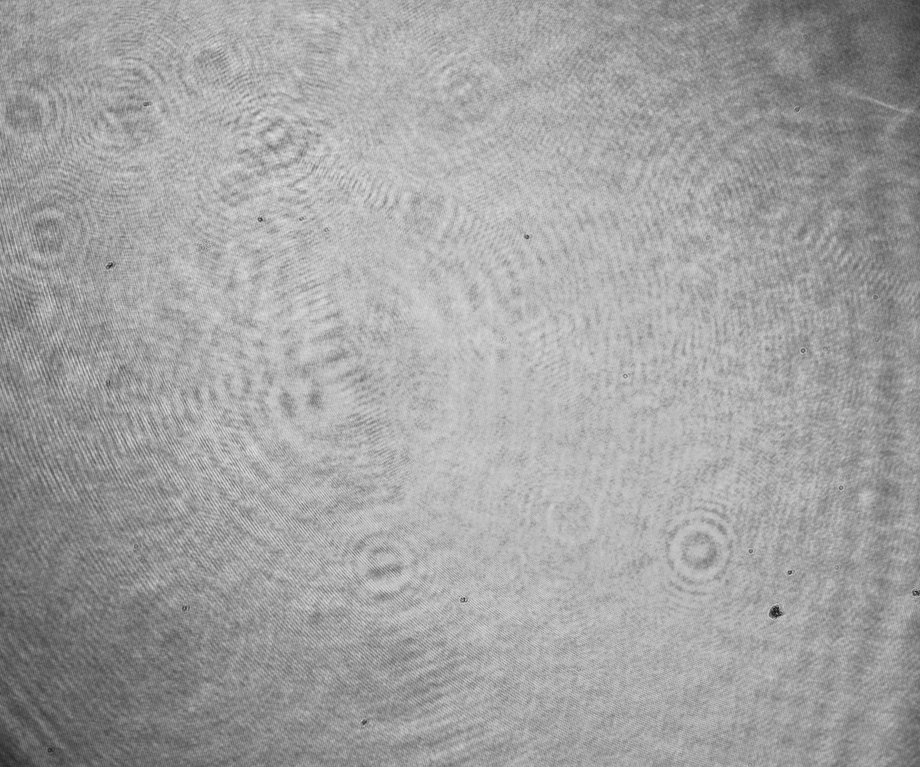
#> input picture Data/offaxis/bg_both.bmp, 920 x 767 px, shrunk from 1232 x 1028 before the run
$ python test.py
#> lines starting #> are read from the running program, lines starting #| are printed output that depends on the picture
### python/helpers.py
import warnings
from multiprocessing.dummy import Pool as ThreadPool

from  vis import save_scaled_image
from fftutils import FFT, fftshift

import numpy as np

from scipy.ndimage import gaussian_filter
from scipy.signal.windows import tukey

from skimage.restoration import unwrap_phase as skimage_unwrap_phase
from skimage.io import imread
from skimage.feature import blob_doh

# from astropy.utils.exceptions import AstropyUserWarning
# from astropy.convolution import convolve_fft, MexicanHat2DKernel

import matplotlib.pyplot as plt
from mpl_toolkits.axes_grid1 import ImageGrid

__all__ = ['Hologram', 'ReconstructedWave', 'unwrap_phase']
random_seed = 42
two_to_n = [2 ** i for i in range(13)]
float_precision = np.float64
complex_precision = np.complex128

def rebin_image(a, binning_factor):
    # Courtesy of J.F. Sebastian: http://stackoverflow.com/a/8090605
    if binning_factor == 1:
        return a

    new_shape = (a.shape[0]//binning_factor, a.shape[1]//binning_factor)
    sh = (new_shape[0], a.shape[0]//new_shape[0], new_shape[1],
          a.shape[1]//new_shape[1])
    return a.reshape(sh).mean(-1).mean(1)


def _load_hologram(hologram_path):
    """
    Load a hologram from path ``hologram_path`` using scikit-image and numpy.
    """
#> called with hologram_path = '../Data/offaxis/bg_both.bmp'
    try:
        from PIL import Image
        return np.array(Image.open(hologram_path, 'r'), dtype=np.float64)
    except ImportError:
        return np.array(imread(hologram_path), dtype=np.float64)


# [27 lines left out: functions _find_peak_centroid, _crop_image, not called in this run]


def _crop_to_square(image):
    """
    Ensure that hologram is square.
    """
    sh = image.shape
#> sh = (767, 920)
    if sh[0] != sh[1]:
        square_image = image[:min(sh), :min(sh)]
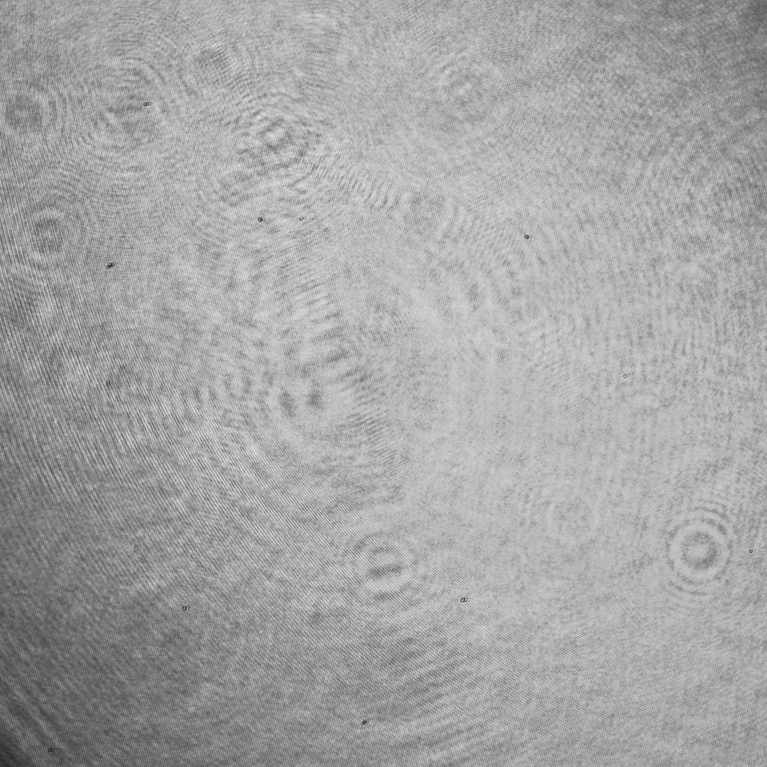
#> square_image: shape (767, 767) float64; min 37, max 227, mean 165.1
    else:
        square_image = image

    return square_image


# class CropEfficiencyWarning(AstropyUserWarning):
#     pass

class Hologram(object):
    """
    Container for holograms and methods to reconstruct them.
    """
    def __init__(self, hologram, crop_fraction=None, wavelength=405e-9,
                 rebin_factor=1, dx=3.45e-6, dy=3.45e-6, threads=2):
        """
        Parameters
        ----------
        hologram : `~numpy.ndarray`
            Input hologram
        crop_fraction : float
            Fraction of the image to crop for analysis
        wavelength : float [meters]
            Wavelength of laser
        rebin_factor : int
            Rebin the image by factor ``rebin_factor``. Must be an even integer.
        dx : float [meters]
            Pixel width in x-direction (unbinned)
        dy : float [meters]
            Pixel width in y-direction (unbinned)
        Notes
        -----
        Non-square holograms will be cropped to a square with the dimensions of
        the smallest dimension.
        """
        self.crop_fraction = crop_fraction
        self.rebin_factor = rebin_factor

        # Rebin the hologram
        square_hologram = _crop_to_square(float_precision(hologram))
        binned_hologram = rebin_image(square_hologram, self.rebin_factor)

        # Crop the hologram by factor crop_factor, centered on original center
        if crop_fraction is not None:
            self.hologram = _crop_image(binned_hologram, crop_fraction)
        else:
            self.hologram = binned_hologram

        # Construct an FFT object with shape/dtype of hologram:
#> (the run stopped early here; a loop or call above may not have finished)

$ run again, with Data/offaxis/holo1.bmp copied over Data/offaxis/bg_both.bmp
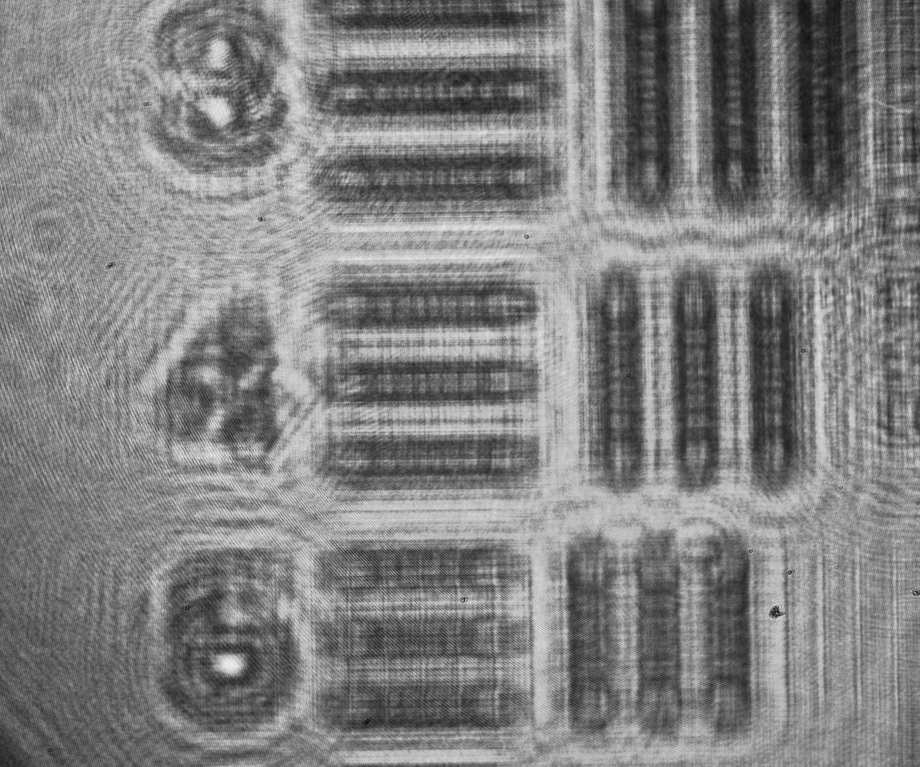
#> input picture Data/offaxis/holo1.bmp, 920 x 767 px, shrunk from 1232 x 1028 before the run
#> in _crop_to_square, `square_image = image[:min(sh), :min(sh)]`:
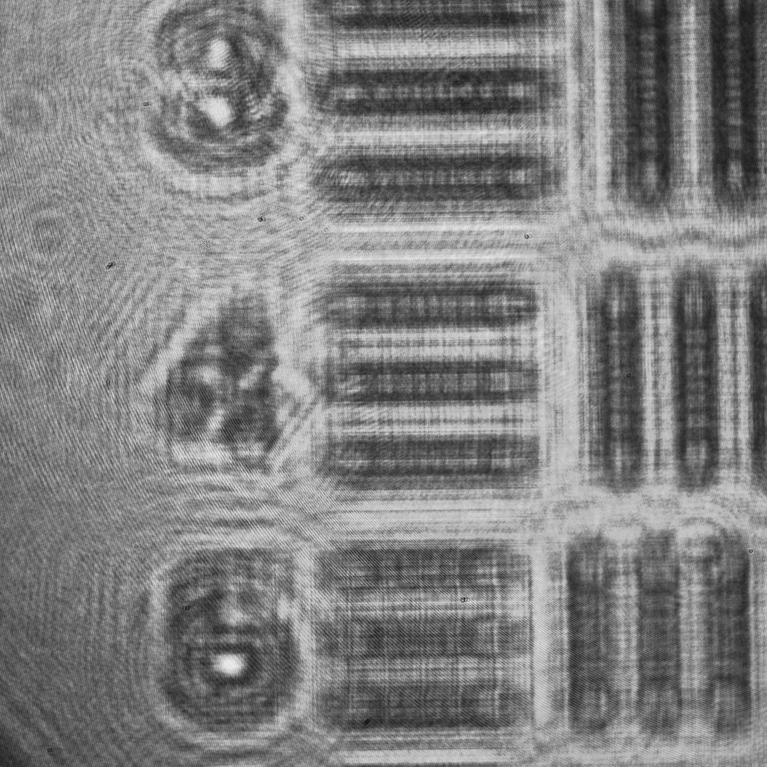
#> square_image: shape (767, 767) float64; min 16, max 239, mean 129.3

$ run again, with Data/offaxis/holo2.bmp copied over Data/offaxis/bg_both.bmp
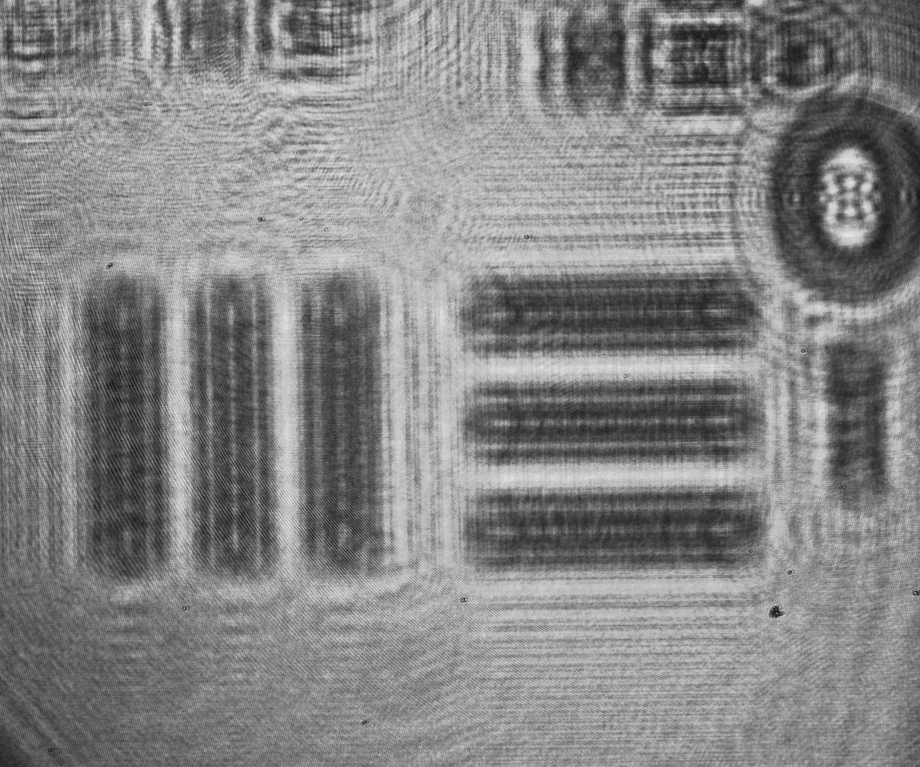
#> input picture Data/offaxis/holo2.bmp, 920 x 767 px, shrunk from 1232 x 1028 before the run
#> in _crop_to_square, `square_image = image[:min(sh), :min(sh)]`:
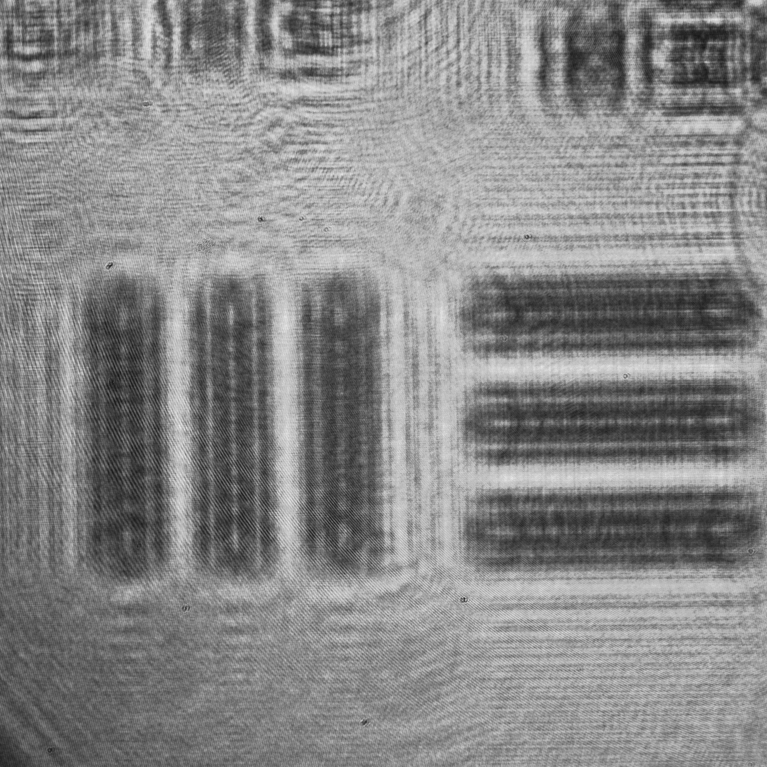
#> square_image: shape (767, 767) float64; min 24, max 233, mean 135.2

$ run again, with Data/offaxis/holo3.bmp copied over Data/offaxis/bg_both.bmp
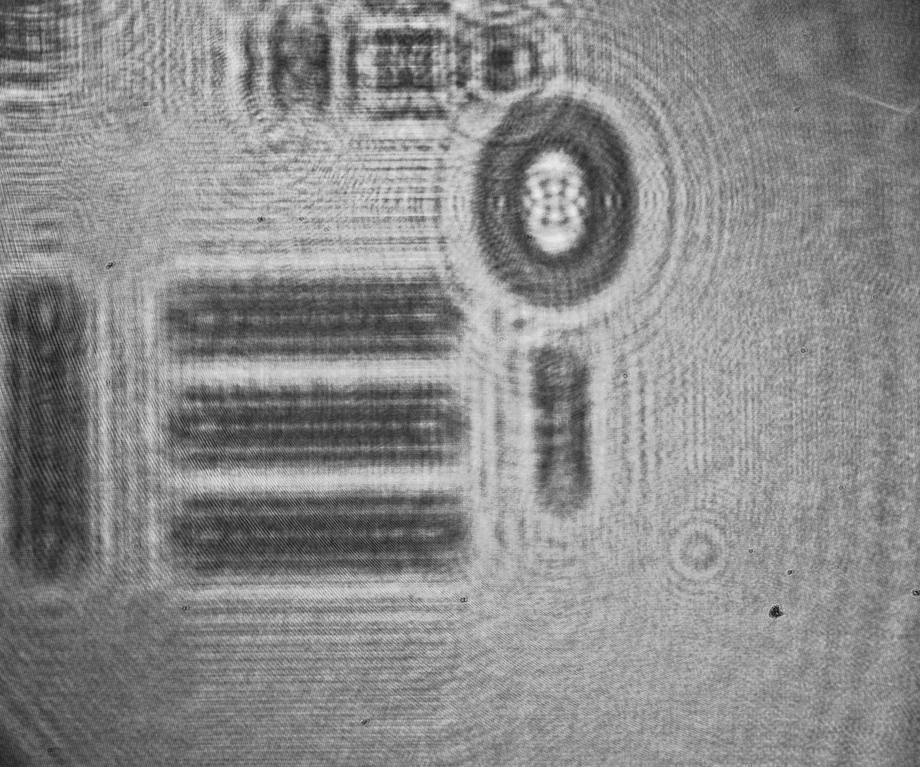
#> input picture Data/offaxis/holo3.bmp, 920 x 767 px, shrunk from 1232 x 1028 before the run
#> in _crop_to_square, `square_image = image[:min(sh), :min(sh)]`:
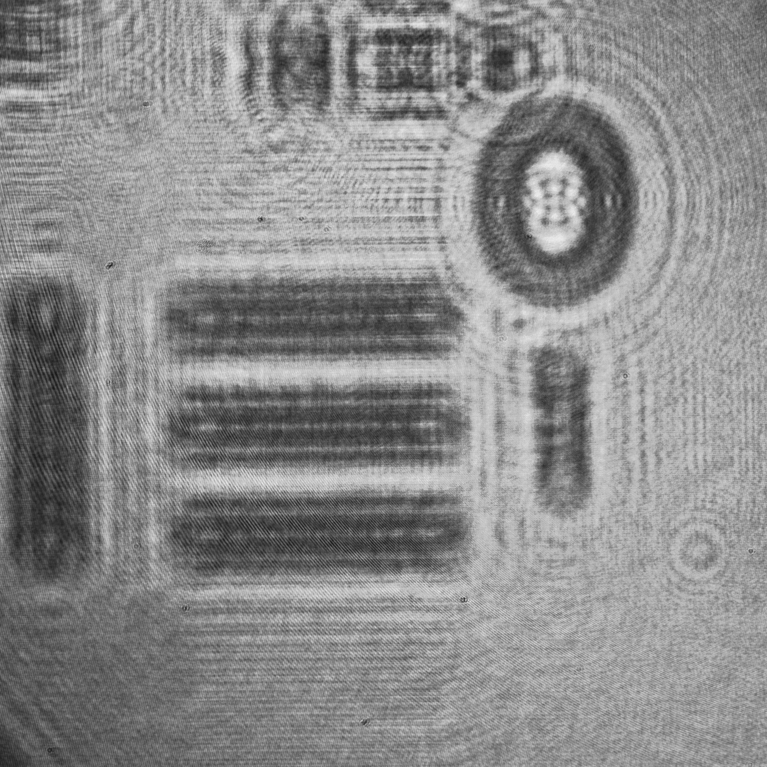
#> square_image: shape (767, 767) float64; min 23, max 236, mean 139
